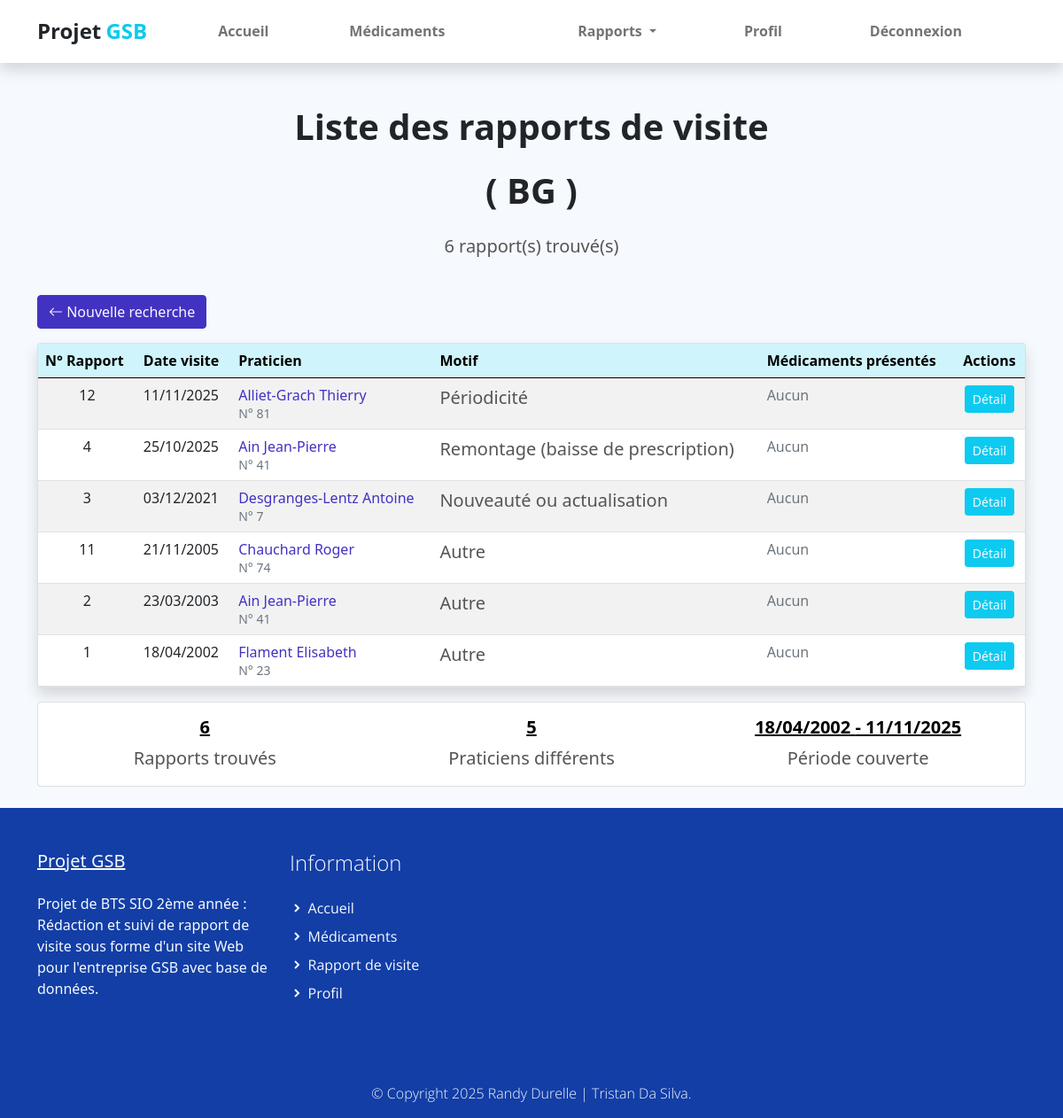
Before: /index.php?uc=consultation&action=mesRapports (signed in) with the older database file.
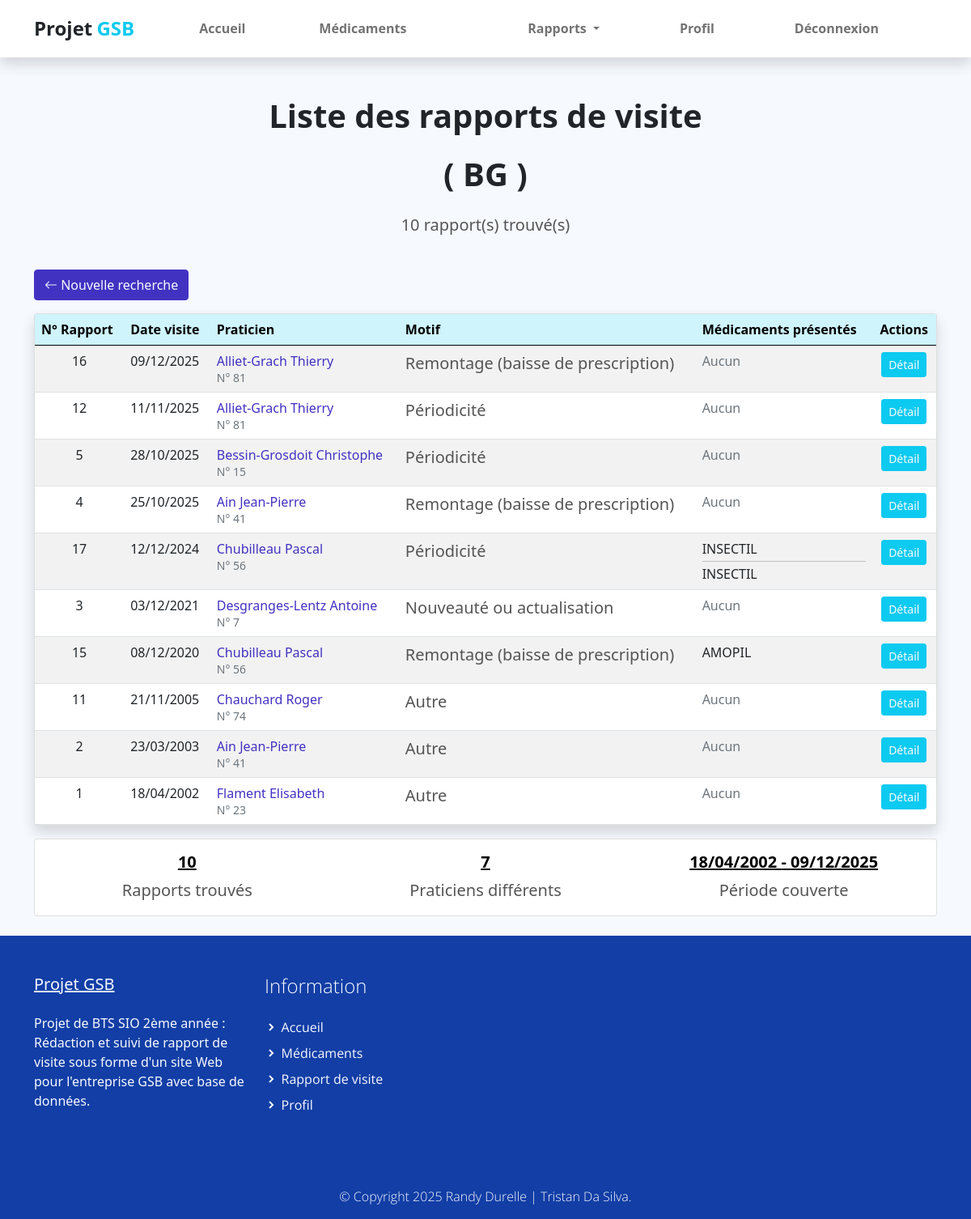
After: the same page with the newer database file.
### tables this page shows
CREATE TABLE IF NOT EXISTS `rapport_visite` (
  `COL_MATRICULE` varchar(10) NOT NULL,
  `RAP_NUM` int(11) NOT NULL,
  `RAP_DATEVISITE` date DEFAULT NULL,
  `RAP_BILAN` varchar(255) DEFAULT NULL,
  `RAP_MOTIF` int(11) DEFAULT NULL,
  `PRA_NUM` int(11) NOT NULL,
  `PRA_NUM_praticien` int(11) DEFAULT NULL,
  `MED_DEPOTLEGAL_1` varchar(10) DEFAULT NULL,
  `MED_DEPOTLEGAL_2` varchar(10) DEFAULT NULL,
  `AUTRE_MOTIF` varchar(50) NOT NULL,
  `ETAT_CODE` int(11) NOT NULL DEFAULT 1,
  PRIMARY KEY (`COL_MATRICULE`,`RAP_NUM`),
  KEY `rapport_visite_praticien2_FK` (`PRA_NUM`),
  KEY `FK_Rapport_Med1_unique` (`MED_DEPOTLEGAL_1`),
  KEY `FK_Rapport_Med2_unique` (`MED_DEPOTLEGAL_2`),
  KEY `FK_Rapport_PraRempl_unique` (`PRA_NUM_praticien`),
  KEY `FK_RAP_MOTIF` (`RAP_MOTIF`),
  KEY `ETAT_CODE` (`ETAT_CODE`)
);

CREATE TABLE IF NOT EXISTS `praticien` (
  `PRA_NUM` int(11) NOT NULL,
  `PRA_PRENOM` varchar(30) DEFAULT NULL,
  `PRA_NOM` varchar(30) DEFAULT NULL,
  `PRA_ADRESSE` varchar(50) DEFAULT NULL,
  `PRA_CP` varchar(5) DEFAULT NULL,
  `PRA_VILLE` varchar(25) DEFAULT NULL,
  `PRA_COEFNOTORIETE` float DEFAULT NULL,
  `TYP_CODE` varchar(3) NOT NULL,
  `PRA_COEFCONF` float DEFAULT NULL,
  PRIMARY KEY (`PRA_NUM`),
  KEY `praticien_type_praticien0_FK` (`TYP_CODE`)
);

CREATE TABLE IF NOT EXISTS `motif_visite` (
  `MOT_ID` int(11) NOT NULL AUTO_INCREMENT,
  `MOT_LIBELLE` varchar(100) NOT NULL,
  PRIMARY KEY (`MOT_ID`)
);

### modele/historique.modele.inc.php (called while the page is built, shortened)
<?php
function getRapportsAvecFiltres($matricule, $dateDebut = null, $dateFin = null, $praticien = null, $region = null, $visiteur = null, $secteur = null)
{
    try {
        $monPdo = connexionPDO();
        $req = 'SELECT DISTINCT
                    r.COL_MATRICULE,
                    r.RAP_NUM,
                    r.RAP_DATEVISITE,
                    r.RAP_BILAN,
                    r.AUTRE_MOTIF,
                    p.PRA_NUM,
                    CONCAT(p.PRA_NOM, " ", p.PRA_PRENOM) as praticien_nom,
                    m.MOT_LIBELLE as motif,
                    r.MED_DEPOTLEGAL_1,
                    r.MED_DEPOTLEGAL_2,
                    med1.MED_NOMCOMMERCIAL as med1_nom,
                    med2.MED_NOMCOMMERCIAL as med2_nom,
                    e.ETAT_LIBELLE,
                    CONCAT(c.COL_NOM, " ", c.COL_PRENOM) as visiteur_nom
                FROM rapport_visite r
                INNER JOIN praticien p ON r.PRA_NUM = p.PRA_NUM
                INNER JOIN collaborateur c ON r.COL_MATRICULE = c.COL_MATRICULE
                LEFT JOIN motif_visite m ON r.RAP_MOTIF = m.MOT_ID
                LEFT JOIN medicament med1 ON r.MED_DEPOTLEGAL_1 = med1.MED_DEPOTLEGAL
                LEFT JOIN medicament med2 ON r.MED_DEPOTLEGAL_2 = med2.MED_DEPOTLEGAL
                LEFT JOIN etat e ON r.ETAT_CODE = e.ETAT_CODE
                WHERE r.ETAT_CODE = 2';
        if (!empty($secteur)) {
            $req .= ' AND p.PRA_NUM IN (
                        SELECT p2.PRA_NUM
                        FROM praticien p2
                        JOIN departement d ON CAST(LEFT(p2.PRA_CP, 2) AS UNSIGNED) = d.NoDEPT
                        JOIN region r ON d.REG_CODE = r.REG_CODE
                        WHERE r.SEC_CODE = :secteur
                    )';
        } else {
            $req .= ' AND r.COL_MATRICULE = :matricule';
        }
        $req .= ' ORDER BY r.RAP_DATEVISITE DESC';
        $stmt = $monPdo->prepare($req);
        if (!empty($secteur)) {
            $stmt->bindParam(':secteur', $secteur, PDO::PARAM_STR);
        } elseif (!empty($region)) {
            $stmt->bindParam(':region', $region, PDO::PARAM_STR);
        } else {
            $stmt->bindParam(':matricule', $matricule, PDO::PARAM_STR);
        }
        $stmt->execute();
        $result = $stmt->fetchAll();
        return $result;
    } catch (PDOException $e) {
        print "Erreur !: " . $e->getMessage();
        die();
    }
}
?>

### vues/v_listeRapports.php (the view, shortened to what the changed rows need)
<section class="bg-light">
    <div class="container">
        <div class="structure-hero pt-lg-5 pt-4">
            <h1 class="titre text-center">Liste des rapports de visite</h1>
            <h1 class="titre text-center">(
                <?php echo ($_SESSION['habilitation'] == 3) ? $_SESSION['secteur'] : $_SESSION['region']; ?> )
            </h1>
            <p class="text text-center">
                <?php echo count($rapports); ?> rapport(s) trouvé(s)
            </p>
        </div>
        <div class="row justify-content-center py-4">
            <div class="col-12">
                <div class="mb-3">
                    <a href="index.php?uc=consultation&action=formulaire" class="btn btn-primary">
                        <i class="bi bi-arrow-left"></i> Nouvelle recherche
                    </a>
                </div>
                <div class="card shadow">
                    <div class="card-body p-0">
                        <div class="table-responsive">
                            <table class="table table-hover table-striped mb-0">
                                <thead class="table-info">
                                    <tr>
                                        <th>N° Rapport</th>
                                        <th>Date visite</th>
                                        <th>Praticien</th>
                                        <th>Motif</th>
                                        <th>Médicaments présentés</th>
                                        <th class="text-center">Actions</th>
                                    </tr>
                                </thead>
                                <tbody>
                                    <?php foreach ($rapports as $rapport): ?>
                                        <tr>
                                            <td class="text-center">
                                                <?php echo $rapport['RAP_NUM']; ?>
                                            </td>
                                            <td>
                                                <?php
                                                echo date('d/m/Y', strtotime($rapport['RAP_DATEVISITE']));
                                                ?>
                                            </td>
                                            <td>
                                                <a href="index.php?uc=praticien&action=afficherpraticien&praticien=<?php echo $rapport['PRA_NUM']; ?>"
                                                    class="text-decoration-none" title="Voir le détail du praticien">
                                                    <?php echo htmlspecialchars($rapport['praticien_nom']); ?>
                                                </a>
                                                <br>
                                                <small class="text-muted">N° <?php echo $rapport['PRA_NUM']; ?></small>
                                            </td>
                                            <td>
                                                <?php
                                                if (!empty($rapport['motif'])) {
                                                    echo '<span class="text">' .
                                                        htmlspecialchars($rapport['motif']) .
                                                        '</span>';
                                                } else {
                                                    echo '<span class="text-muted">Non spécifié</span>';
                                                }
                                                ?>
                                            </td>
                                            <td>
                                                <?php
                                                $medicaments = [];
                                                if (!empty($rapport['MED_DEPOTLEGAL_1'])) {
                                                    $medicaments[] = htmlspecialchars($rapport['med1_nom']);
                                                }
                                                if (!empty($rapport['MED_DEPOTLEGAL_2'])) {
                                                    $medicaments[] = htmlspecialchars($rapport['med2_nom']);
                                                }
                                                if (!empty($medicaments)) {
                                                    echo implode('<hr class="my-1">', $medicaments);
                                                } else {
                                                    echo '<span class="text-muted">Aucun</span>';
                                                }
                                                ?>
                                            </td>
                                            <td class="text-center">
                                                <a href="index.php?uc=consultation&action=detail&num=<?php echo $rapport['RAP_NUM']; ?>&mat=<?php echo $rapport['COL_MATRICULE']; ?>"
                                                    class="btn btn-sm btn-info text-light" title="Voir le détail complet">
                                                    Détail
                                                </a>
                                            </td>
                                        </tr>
                                    <?php endforeach; ?>
                                </tbody>
                            </table>
                        </div>
                    </div>
                </div>
                <div class="card mt-3">
                    <div class="card-body">
                        <div class="row text-center">
                            <div class="col-md-4">
                                <h5 class="carac"><?php echo count($rapports); ?></h5>
                                <small class="text">Rapports trouvés</small>
                            </div>
                            <div class="col-md-4">
                                <h5 class="carac">
                                    <?php
                                    $praticiens_uniques = array_unique(array_column($rapports, 'PRA_NUM'));
                                    echo count($praticiens_uniques);
                                    ?>
                                </h5>
                                <small class="text">Praticiens différents</small>
                            </div>
                            <div class="col-md-4">
                                <h5 class="carac">
                                    <?php
                                    $dates = array_column($rapports, 'RAP_DATEVISITE');
                                    $premiere_date = min($dates);
                                    $derniere_date = max($dates);
                                    echo date('d/m/Y', strtotime($premiere_date)) . ' - ' .
                                        date('d/m/Y', strtotime($derniere_date));
                                    ?>
                                </h5>
                                <small class="text">Période couverte</small>
                            </div>
                        </div>
                    </div>
                </div>
            </div>
        </div>
    </div>
</section>

Changed rows visible on the page:
added rapport_visite: RAP_NUM "16", RAP_DATEVISITE "09/12/2025", praticien_nom "Alliet-Grach Thierry", PRA_NUM.PRA_NUM "81", RAP_MOTIF.MOT_LIBELLE "Remontage (baisse de prescription)", shows "Aucun"
now on this page (row edited): rapport_visite: RAP_NUM "5", RAP_DATEVISITE "28/10/2025", praticien_nom "Bessin-Grosdoit Christophe", PRA_NUM.PRA_NUM "15", RAP_MOTIF.MOT_LIBELLE "Périodicité", shows "Aucun"
added rapport_visite: RAP_NUM "17", RAP_DATEVISITE "12/12/2024", praticien_nom "Chubilleau Pascal", PRA_NUM.PRA_NUM "56", RAP_MOTIF.MOT_LIBELLE "Périodicité", medicaments "INSECTIL INSECTIL"
added rapport_visite: RAP_NUM "15", RAP_DATEVISITE "08/12/2020", praticien_nom "Chubilleau Pascal", PRA_NUM.PRA_NUM "56", RAP_MOTIF.MOT_LIBELLE "Remontage (baisse de prescription)", medicaments "AMOPIL"
Other visible differences:
count($rapports): "6" → "10"
count($praticiens_uniques): "5" → "7"
date('d/m/Y', strtotime($derniere_date)): "11/11/2025" → "09/12/2025"
